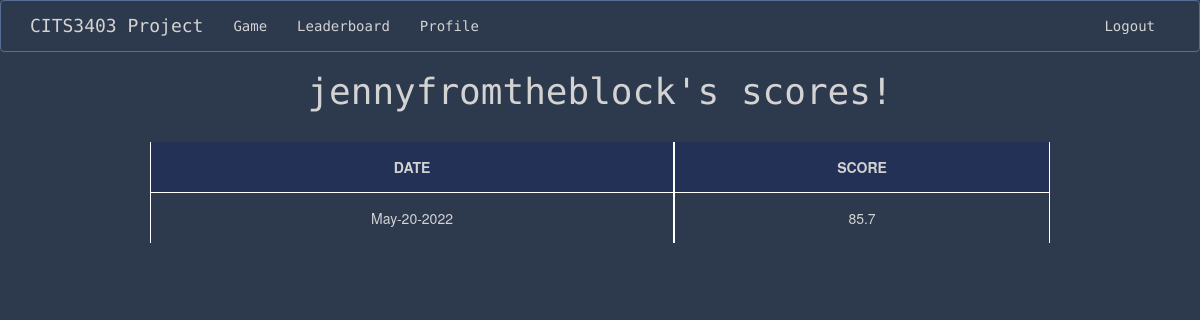
The page /user_stats (signed in) on the database its author committed.
### app/models.py (models this page shows, shortened)
class User(UserMixin, db.Model):
    id = db.Column(db.Integer, primary_key=True)
    username = db.Column(db.String(64), index=True, unique=True)
    email = db.Column(db.String(120), index=True, unique=True)
    password_hash = db.Column(db.String(128))
    user_stats = db.relationship('Score', backref='user', lazy=True)
    @login.user_loader
    def load_user(id):
        return User.query.get(int(id))

class Score(UserMixin, db.Model):
    id = db.Column(db.Integer, primary_key=True)
    user_score = db.Column(db.Integer)
    user_id = db.Column(db.Integer, db.ForeignKey("user.id"))
    today = date.today()
    format_date = today.strftime("%b-%d-%Y") #strips minutes, formats the date eg May-16-2022
    date = db.Column(db.String, default=format_date)

### app/routes.py (the view)
@app.route('/user_stats')
def user_stats():
    if current_user.is_authenticated:
        user_id = current_user.id
        my_scores = Score.query.filter_by(user_id=user_id)
        return render_template('user.html', user=my_scores)
    return render_template('user.html', title='Profile')

### app/templates/user.html
{% extends "base.html" %}
{% block content %}
    <h1>{{ current_user.username }}'s scores! </h1>
   <table id="myTable" class="tablesorter">
    <thead>
        <tr>
            <th> DATE </th>
            <th> SCORE </th>
        </tr>
    </thead>
    <tbody>
        {% for user in user %}
            <tr>
                <td> {{ user.date }} </td>
                <td> {{ user.user_score }} </td>
            </tr>
        {% endfor %}
    </tbody>
</table>
</body>
{% endblock %}

### app/static/css/stylesheet.css (style rules this page uses)
head,body { text-align: center; }
body { background: #2d394d; color: lightgrey; }
.center, h1 { text-align: center; font-family: 'Source Code Pro', monospace; }
table { border-collapse: separate; width: 75%; margin-left: auto; margin-right: auto; margin-top: 30px; }
th, td { border-left: 1px solid white; border-right: 1px solid white; border-top: 1px solid white; padding: 15px; text-align: center; margin: none; }
th { border-top: none; font-weight: bold; background-color: rgba(15, 34, 101, 0.359); }

### rows shown on the page
User: username "jennyfromtheblock"
Score: date "May-20-2022", user_score "85.7"
